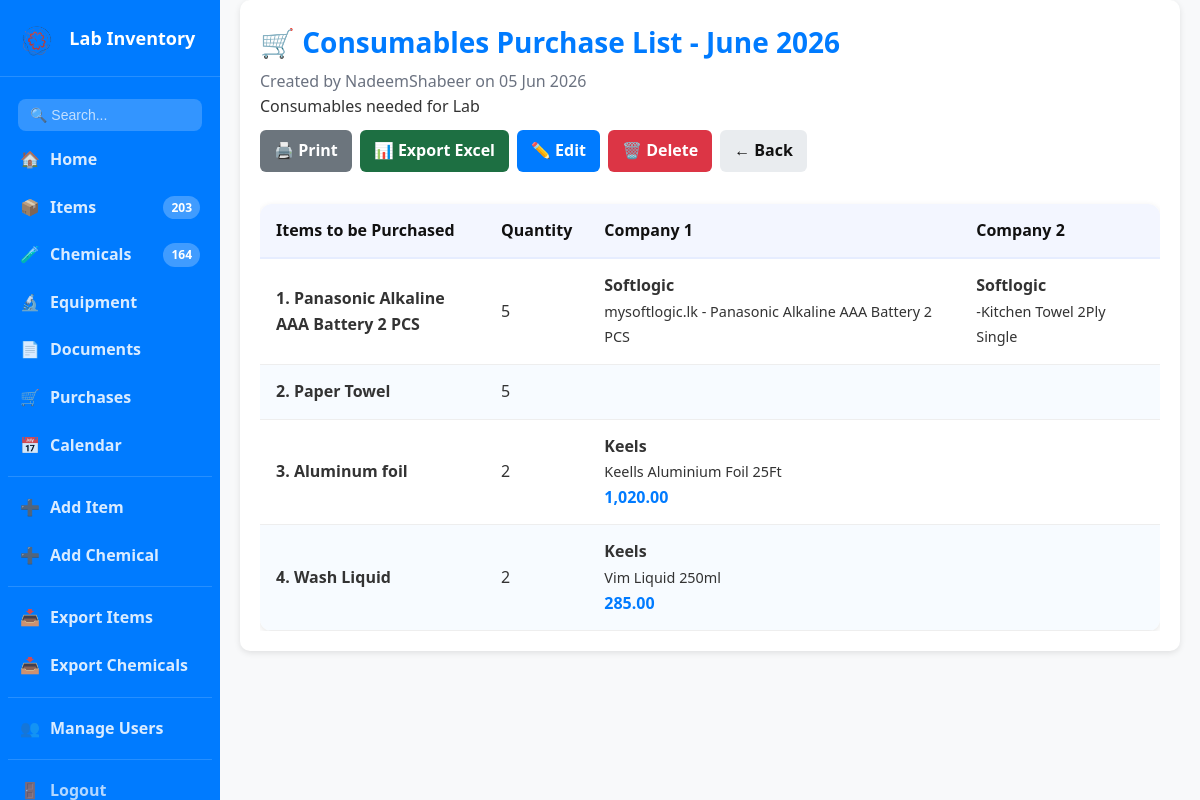
Screenshot of /purchases/1 (signed in) with the database file from the repository.
### app.py (models this page shows, shortened)
class PurchaseRequest(db.Model):
    id = db.Column(db.Integer, primary_key=True)
    title = db.Column(db.String(200), nullable=False)
    created_by = db.Column(db.String(80))
    created_date = db.Column(db.DateTime, default=datetime.now)
    notes = db.Column(db.String(500))
    items = db.relationship('PurchaseItem', backref='request', lazy=True, cascade='all, delete-orphan')

class PurchaseItem(db.Model):
    id = db.Column(db.Integer, primary_key=True)
    request_id = db.Column(db.Integer, db.ForeignKey('purchase_request.id'), nullable=False)
    item_name = db.Column(db.String(300), nullable=False)
    quantity = db.Column(db.String(100))
    order = db.Column(db.Integer, default=0)
    companies = db.relationship('PurchaseCompanyOption', backref='item', lazy=True, cascade='all, delete-orphan')

class PurchaseCompanyOption(db.Model):
    id = db.Column(db.Integer, primary_key=True)
    item_id = db.Column(db.Integer, db.ForeignKey('purchase_item.id'), nullable=False)
    company_name = db.Column(db.String(200))
    description = db.Column(db.String(500))
    price = db.Column(db.String(100))
    column_order = db.Column(db.Integer, default=0)

### app.py (the view)
@app.route('/purchases/<int:req_id>')
@login_required
def view_purchase(req_id):
    pr = PurchaseRequest.query.get_or_404(req_id)
    max_companies = 0
    for item in pr.items:
        if len(item.companies) > max_companies:
            max_companies = len(item.companies)
    return render_template('view_purchase.html', pr=pr, max_companies=max_companies)

### app.py (called while the page is built)
@login_manager.user_loader
def load_user(user_id):
    return User.query.get(int(user_id))

@app.context_processor
def inject_counts():
    try:
        item_count = Item.query.count()
        chem_count = Chemical.query.count()
    except:
        item_count = 0
        chem_count = 0
    return dict(item_count=item_count, chem_count=chem_count)

    def is_admin(self):
        return self.role == 'admin'

    def is_staff(self):
        return self.role in ['admin', 'staff']

### templates/view_purchase.html
{% extends "base.html" %}
{% block content %}
<div style="display:flex; justify-content:space-between; align-items:center; flex-wrap:wrap; gap:10px; margin-bottom:20px;">
    <div>
        <h1 class="page-title" style="margin-bottom:4px;">🛒 {{ pr.title }}</h1>
        <p style="color:var(--muted);">Created by {{ pr.created_by }} on {{ pr.created_date.strftime('%d %b %Y') }}</p>
        {% if pr.notes %}<p>{{ pr.notes }}</p>{% endif %}
    </div>
    <div style="display:flex; gap:8px; flex-wrap:wrap;">
        <a href="{{ url_for('print_purchase', req_id=pr.id) }}" target="_blank" class="btn" style="background:#6c757d;">🖨️ Print</a>
        <a href="{{ url_for('export_purchase_excel', req_id=pr.id) }}" class="btn" style="background:#1d6f42;">📊 Export Excel</a>
        {% if current_user.is_authenticated and current_user.is_staff() %}
        <a href="{{ url_for('edit_purchase', req_id=pr.id) }}" class="btn" style="background:var(--blue);">✏️ Edit</a>
        {% endif %}
        {% if current_user.is_authenticated and current_user.is_admin() %}
        <a href="{{ url_for('delete_purchase', req_id=pr.id) }}" onclick="return confirm('Delete this purchase request?')" class="btn" style="background:var(--red);">🗑️ Delete</a>
        {% endif %}
        <a href="{{ url_for('purchases') }}" class="btn btn-secondary">← Back</a>
    </div>
</div>
<div class="table-container">
    <table class="styled-table">
        <thead>
            <tr>
                <th style="width:25%;">Items to be Purchased</th>
                <th style="width:10%;">Quantity</th>
                {% for i in range(max_companies) %}
                <th>Company {{ i + 1 }}</th>
                {% endfor %}
            </tr>
        </thead>
        <tbody>
            {% for item in pr.items %}
            <tr>
                <td style="font-weight:600;">{{ loop.index }}. {{ item.item_name }}</td>
                <td>{{ item.quantity or '-' }}</td>
                {% for i in range(max_companies) %}
                <td>
                    {% if i < item.companies|length %}
                        {% set company = item.companies[i] %}
                        {% if company.company_name %}<strong>{{ company.company_name }}</strong><br>{% endif %}
                        {% if company.description %}<span style="font-size:0.9rem;">{{ company.description }}</span><br>{% endif %}
                        {% if company.price %}<strong style="color:var(--blue);">{{ company.price }}</strong>{% endif %}
                    {% endif %}
                </td>
                {% endfor %}
            </tr>
            {% endfor %}
        </tbody>
    </table>
</div>
{% endblock %}

### static/style.css (style rules this page uses)
:root { --blue: #007bff; --blue-dark: #0056b3; --green: #28a745; --green-dark: #218838; --red: #dc3545; --red-dark: #c82333; --text: #333; --muted: #6b7280; --bg: #f8f9fa; --card: #ffffff; --border: #ddd; --shadow: 0 2px 6px rgba(0,0,0,0.1); }
* { margin: 0; padding: 0; box-sizing: border-box; }
html, body { font-family: "Segoe UI", Tahoma, Geneva, Verdana, sans-serif; background: var(--bg); color: var(--text); line-height: 1.6; }
.page-title { font-size: 28px; font-weight: 800; color: var(--blue); }
.btn, button { display: inline-block; padding: 8px 14px; background: var(--blue); color: #fff; border: none; border-radius: 6px; text-decoration: none; font-weight: 600; cursor: pointer; transition: background .2s ease, color .2s ease, opacity .2s ease; }
.btn-secondary { background: #e9ecef; color: #111; }
table { width: 100%; border-collapse: collapse; margin-top: 12px; border-radius: 10px; overflow: hidden; background: #fff; box-shadow: var(--shadow); }
th { background: var(--blue); color: #fff; text-align: left; padding: 12px 14px; font-weight: 700; }
td { padding: 12px 14px; border-bottom: 1px solid #eee; }
tr:nth-child(even) { background: #f7fbff; }
.table-container { overflow-x: auto; }
.styled-table { width: 100%; border-collapse: collapse; background: #fff; border-radius: 12px; overflow: hidden; box-shadow: var(--shadow); }
.styled-table thead th { background: #f3f6ff; color: #111; border-bottom: 2px solid #e6edff; }
.styled-table th, .styled-table td { padding: 14px 16px; text-align: left; }
.styled-table tbody tr { border-bottom: 1px solid #eef2f7; }
body { display: flex; min-height: 100vh; }
th { cursor: pointer; user-select: none; }

### rows the page displays
PurchaseRequest: title "Consumables Purchase List - June 2026", created_by "NadeemShabeer", created_date "05 Jun 2026", notes "Consumables needed for Lab"
PurchaseItem: item_name "Panasonic Alkaline AAA Battery 2 PCS", quantity "5"
PurchaseCompanyOption: company_name "Softlogic", description "mysoftlogic.lk - Panasonic Alkaline AAA Battery 2 PCS"
PurchaseCompanyOption: company_name "Softlogic", description "-Kitchen Towel 2Ply Single"
PurchaseItem: item_name "Paper Towel", quantity "5"
PurchaseItem: item_name "Aluminum foil", quantity "2"
PurchaseCompanyOption: company_name "Keels", description "Keells Aluminium Foil 25Ft", price "1,020.00"
PurchaseItem: item_name "Wash Liquid", quantity "2"
PurchaseCompanyOption: company_name "Keels", description "Vim Liquid 250ml", price "285.00"

### other values shown
{{ item_count }} "203"
{{ chem_count }} "164"
{{ i + 1 }} "1" "2"
